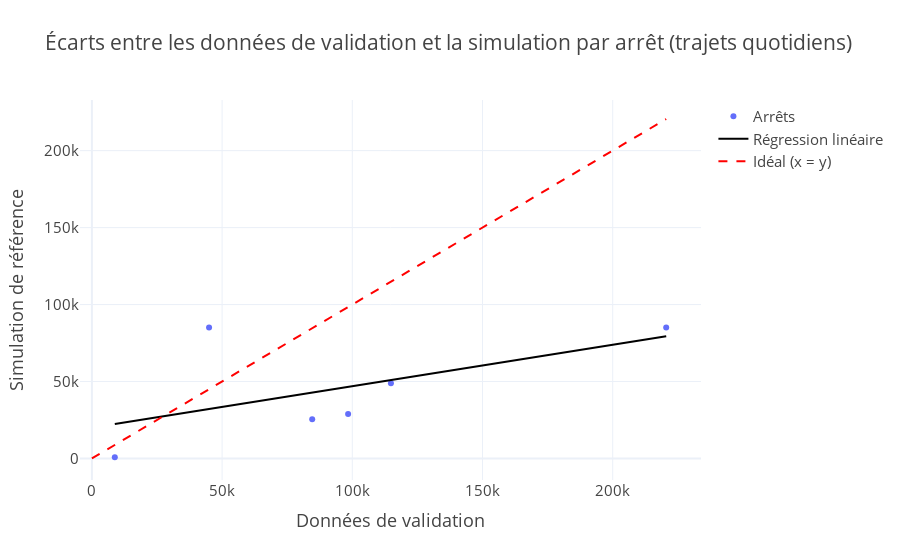

Notebook code for this chart:
### Code cell
fig_scatter.show()

### Figure 1 — Plotly figure (JSON) as saved in the notebook; plotly's stock layout.template omitted (floating-point values rounded to 4 significant figures)
{"data": [{"customdata": [["Aéroport CDG - Terminal 2 (TGV)"], ["Gare de l'Est"], ["Gare de Lyon"], ["Gare Saint-Lazare"], ["Gare Montparnasse"], ["Gare Saint-Lazare"]], "hovertemplate": "Données de validation=%{x}<br>Simulation de référence=%{y}<br>name=%{customdata[0]}<extra></extra>", "legendgroup": "", "marker": {"color": "#636efa", "symbol": "circle"}, "mode": "markers", "name": "Arrêts", "orientation": "v", "showlegend": true, "type": "scatter", "x": [8803.0, 84610.0, 114800.0, 44990.0, 98390.0, 220500.0], "xaxis": "x", "y": [800, 25500, 48800, 85100, 28900, 85100], "yaxis": "y"}, {"hovertemplate": "<b>OLS trendline</b><br>Simulation de référence = 0.269469 * Données de validation + 20003.9<br>R<sup>2</sup>=0.326872<br><br>Données de validation=%{x}<br>Simulation de référence=%{y} <b>(trend)</b><extra></extra>", "legendgroup": "", "line": {"color": "black", "width": 2}, "marker": {"color": "#636efa", "symbol": "circle"}, "mode": "lines", "name": "Régression linéaire", "showlegend": true, "type": "scatter", "x": [8803.0, 44990.0, 84610.0, 98390.0, 114800.0, 220500.0], "xaxis": "x", "y": [22380.0, 32130.0, 42800.0, 46520.0, 50950.0, 79430.0], "yaxis": "y"}, {"line": {"color": "red", "dash": "dash"}, "mode": "lines", "name": "Idéal (x = y)", "type": "scatter", "x": [0, 220500.0], "y": [0, 220500.0]}], "layout": {"legend": {"tracegroupgap": 0}, "title": {"text": "Écarts entre les données de validation et la simulation par arrêt (trajets quotidiens)"}, "xaxis": {"anchor": "y", "domain": [0, 1], "title": {"text": "Données de validation"}}, "yaxis": {"anchor": "x", "domain": [0, 1], "title": {"text": "Simulation de référence"}}}}
